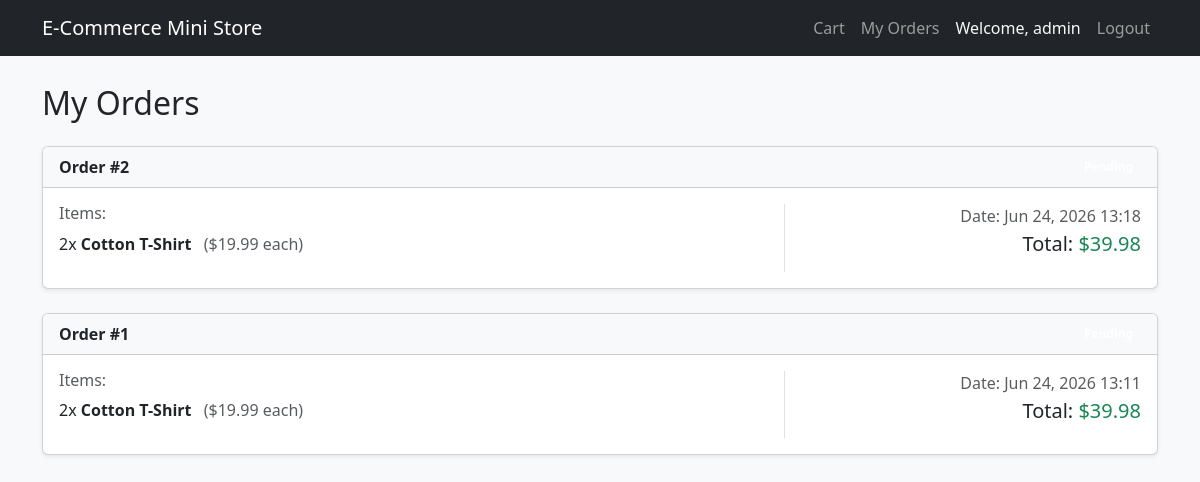
/my-orders/ (signed in), run on the app's committed database.
### store/models.py (models this page shows, shortened)
class Order(models.Model):
    STATUS_CHOICES = (
        ('Pending', 'Pending'),
        ('Processing', 'Processing'),
        ('Shipped', 'Shipped'),
        ('Delivered', 'Delivered'),
        ('Cancelled', 'Cancelled'),
    )
    user = models.ForeignKey(User, on_delete=models.CASCADE, related_name='orders')
    created = models.DateTimeField(auto_now_add=True)
    total = models.DecimalField(max_digits=10, decimal_places=2, default=0)
    status = models.CharField(max_length=20, choices=STATUS_CHOICES, default='Pending')
    class Meta:
        ordering = ('-created',)

class OrderItem(models.Model):
    order = models.ForeignKey(Order, related_name='items', on_delete=models.CASCADE)
    product = models.ForeignKey(Product, related_name='order_items', on_delete=models.CASCADE)
    qty = models.PositiveIntegerField(default=1)
    price_at_purchase = models.DecimalField(max_digits=8, decimal_places=2)

class Product(models.Model):
    category = models.ForeignKey(Category, related_name='products', on_delete=models.CASCADE)
    name = models.CharField(max_length=200, db_index=True)
    slug = models.SlugField(max_length=200, db_index=True)
    image = models.ImageField(upload_to='products/%Y/%m/%d', blank=True)
    description = models.TextField(blank=True)
    price = models.DecimalField(max_digits=8, decimal_places=2)
    stock = models.PositiveIntegerField(default=0)
    available = models.BooleanField(default=True)
    created = models.DateTimeField(auto_now_add=True)
    updated = models.DateTimeField(auto_now=True)
    class Meta:
        ordering = ('name',)
        indexes = [
            models.Index(fields=['id', 'slug']),
        ]

### store/views.py (the view)
# urls.py: path('my-orders/', views.MyOrdersView.as_view(), name='my_orders'),
class MyOrdersView(LoginRequiredMixin, ListView):
    model = Order
    template_name = 'store/my_orders.html'
    context_object_name = 'orders'
    def get_queryset(self):
        return Order.objects.filter(user=self.request.user).prefetch_related('items__product')

### store/context_processors.py (called while the page is built)
def cart_count(request):
    cart = request.session.get('cart', {})
    total_items = sum(cart.values())
    return {'cart_count': total_items}

### store/templates/store/my_orders.html (shortened to what this page needs)
{% extends 'store/base.html' %}
{% block content %}
<h2 class="mb-4">My Orders</h2>
{% if orders %}
<div class="row">
    {% for order in orders %}
    <div class="col-md-12 mb-4">
        <div class="card shadow-sm">
            <div class="card-header bg-light d-flex justify-content-between align-items-center">
                <span class="fw-bold">Order #{{ order.id }}</span>
                <span class="badge bg-{{ order.status|lower|default:'secondary' }}">{{ order.status }}</span>
            </div>
            <div class="card-body">
                <div class="row">
                    <div class="col-md-8">
                        <h6 class="text-muted">Items:</h6>
                        <ul class="list-unstyled">
                            {% for item in order.items.all %}
                            <li class="mb-2">
                                {{ item.qty }}x <strong>{{ item.product.name }}</strong>
                                <span class="text-muted ms-2">(${{ item.price_at_purchase }} each)</span>
                            </li>
                            {% endfor %}
                        </ul>
                    </div>
                    <div class="col-md-4 text-md-end border-start">
                        <p class="text-muted mb-1">Date: {{ order.created|date:"M d, Y H:i" }}</p>
                        <h5 class="mb-0">Total: <span class="text-success">${{ order.total }}</span></h5>
                    </div>
                </div>
            </div>
        </div>
    </div>
    {% endfor %}
</div>
{% else %}
<div class="alert alert-info">
    You have not placed any orders yet. <a href="{% url 'store:product_list' %}" class="alert-link">Start shopping</a>.
</div>
{% endif %}
{% endblock %}

### store/templates/store/base.html (shortened to what this page needs)
<!DOCTYPE html>
<html lang="en">
<head>
    <link href="https://cdn.jsdelivr.net/npm/bootstrap@5.3.0/dist/css/bootstrap.min.css" rel="stylesheet">
</head>
<body>
<nav class="navbar navbar-expand-lg navbar-dark bg-dark fixed-top">
  <div class="container">
    <a class="navbar-brand" href="{% url 'store:product_list' %}">E-Commerce Mini Store</a>
    <div class="collapse navbar-collapse" id="navbarNav">
      <ul class="navbar-nav ms-auto">
        <li class="nav-item">
          <a class="nav-link" href="{% url 'store:cart_view' %}">
            Cart
          </a>
        </li>
        {% if user.is_authenticated %}
        <li class="nav-item">
            <a class="nav-link" href="{% url 'store:my_orders' %}">My Orders</a>
        </li>
        <li class="nav-item">
            <span class="nav-link text-light">Welcome, {{ user.username }}</span>
        </li>
        <li class="nav-item">
            <form action="{% url 'store:logout' %}" method="post" class="d-inline">
                <button type="submit" class="btn btn-link nav-link">Logout</button>
            </form>
        </li>
        {% endif %}
      </ul>
    </div>
  </div>
</nav>
<div class="container mt-4">
    {% block content %}
    {% endblock %}
</div>
</body>
</html>

### store/templates/store/base.html (style rules this page uses)
body { padding-top: 60px; background-color: #f8f9fa; }

### data on the page
Order: id "2", created "Jun 24, 2026 13:18", total "39.98"
OrderItem: qty "2", product.name "Cotton T-Shirt", price_at_purchase "19.99"
Order: id "1", created "Jun 24, 2026 13:11", total "39.98"
OrderItem: qty "2", product.name "Cotton T-Shirt", price_at_purchase "19.99"

### other printed values
{{ user.username }} "admin"
